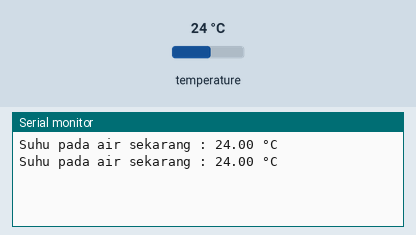
A sketch run on a simulated Arduino Uno, built with avr-gcc and run on an emulated ATmega328P. Shown: the last lines printed to the serial monitor. The inputs (shaded band) are chosen by the test bench; at power-on: temperature 24 °C.

Above: at 3.3 s.
3.4 s: temperature set to 12 °C
At 5.2 s:
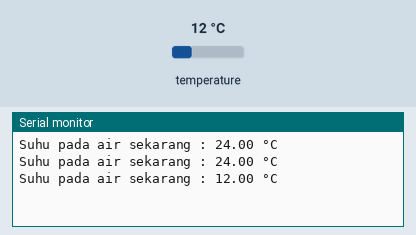
5.9 s: temperature set to 19 °C
At 6.4 s:
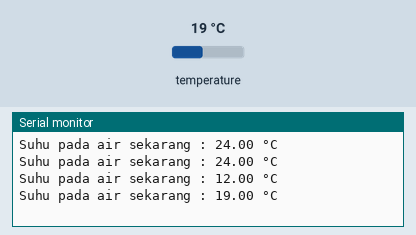
Timing chart, 0 to 8.9 s (numbered marks = the images above; inputs shaded):
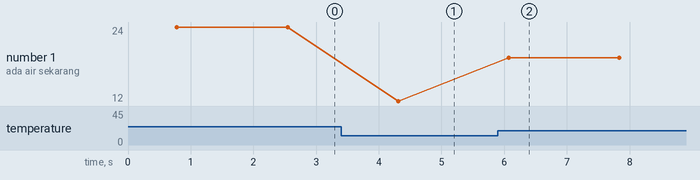

The sketch:

sensor_suhu.ino
```cpp
#include <OneWire.h>
#include <DallasTemperature.h>

const int pinData = 4; // Ubah sesuai dengan pin yang Anda gunakan
OneWire oneWire(pinData);
DallasTemperature sensors(&oneWire);

void setup() {
  Serial.begin(115200); // Mulai serial monitor
  sensors.begin();   // Mulai komunikasi dengan sensor
}

void loop() {
  sensors.requestTemperatures(); // Minta sensor untuk membaca suhu
  float temperature = sensors.getTempCByIndex(0); // Baca suhu dalam Celsius
  Serial.print("Suhu pada air sekarang : ");
  Serial.print(temperature);
  Serial.println(" °C");
  delay(1000); // Tunda 1 detik sebelum membaca suhu berikutnya
}
```

Measured:
- after the input at 3.4 s, the serial monitor: prints a new line after 0.91 s (image 1)
- after the input at 5.9 s, the serial monitor: prints a new line after 0.17 s (image 2)
- plotted number 1: 24 → 12 after the input at 3.4 s, 12 → 19 after the input at 5.9 s
